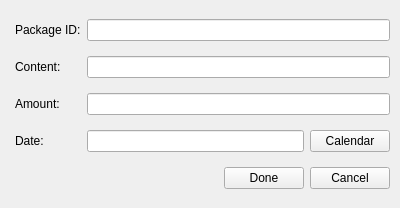
<?xml version="1.0" encoding="UTF-8"?>
<ui version="4.0">
 <class>MainWindow</class>
 <widget class="QMainWindow" name="MainWindow">
  <property name="geometry">
   <rect>
    <x>0</x>
    <y>0</y>
    <width>400</width>
    <height>208</height>
   </rect>
  </property>
  <property name="windowTitle">
   <string>MainWindow</string>
  </property>
  <widget class="QWidget" name="centralwidget">
   <property name="enabled">
    <bool>true</bool>
   </property>
   <layout class="QGridLayout" name="gridLayout">
    <property name="leftMargin">
     <number>15</number>
    </property>
    <property name="topMargin">
     <number>10</number>
    </property>
    <property name="rightMargin">
     <number>10</number>
    </property>
    <property name="bottomMargin">
     <number>10</number>
    </property>
    <item row="0" column="0">
     <widget class="QLabel" name="labelID">
      <property name="sizePolicy">
       <sizepolicy hsizetype="Fixed" vsizetype="Preferred">
        <horstretch>0</horstretch>
        <verstretch>0</verstretch>
       </sizepolicy>
      </property>
      <property name="text">
       <string>Package ID:</string>
      </property>
     </widget>
    </item>
    <item row="3" column="0">
     <widget class="QLabel" name="labelDate">
      <property name="text">
       <string>Date:</string>
      </property>
     </widget>
    </item>
    <item row="3" column="1" colspan="3">
     <widget class="QLineEdit" name="lineEditDate"/>
    </item>
    <item row="2" column="0">
     <widget class="QLabel" name="labelAmount">
      <property name="text">
       <string>Amount:</string>
      </property>
     </widget>
    </item>
    <item row="1" column="0">
     <widget class="QLabel" name="labelContent">
      <property name="text">
       <string>Content:</string>
      </property>
     </widget>
    </item>
    <item row="3" column="4">
     <widget class="QPushButton" name="buttonCalendar">
      <property name="sizePolicy">
       <sizepolicy hsizetype="Fixed" vsizetype="Fixed">
        <horstretch>0</horstretch>
        <verstretch>0</verstretch>
       </sizepolicy>
      </property>
      <property name="text">
       <string>Calendar</string>
      </property>
     </widget>
    </item>
    <item row="2" column="1" colspan="4">
     <widget class="QLineEdit" name="lineEditAmount"/>
    </item>
    <item row="1" column="1" colspan="4">
     <widget class="QLineEdit" name="lineEditContent"/>
    </item>
    <item row="0" column="1" colspan="4">
     <widget class="QLineEdit" name="lineEditID"/>
    </item>
    <item row="6" column="4">
     <widget class="QPushButton" name="buttonCancel">
      <property name="sizePolicy">
       <sizepolicy hsizetype="Fixed" vsizetype="Fixed">
        <horstretch>0</horstretch>
        <verstretch>0</verstretch>
       </sizepolicy>
      </property>
      <property name="text">
       <string>Cancel</string>
      </property>
     </widget>
    </item>
    <item row="6" column="3">
     <widget class="QPushButton" name="buttonDone">
      <property name="sizePolicy">
       <sizepolicy hsizetype="Fixed" vsizetype="Fixed">
        <horstretch>0</horstretch>
        <verstretch>0</verstretch>
       </sizepolicy>
      </property>
      <property name="text">
       <string>Done</string>
      </property>
     </widget>
    </item>
   </layout>
  </widget>
 </widget>
 <tabstops>
  <tabstop>lineEditID</tabstop>
  <tabstop>lineEditContent</tabstop>
  <tabstop>lineEditAmount</tabstop>
  <tabstop>lineEditDate</tabstop>
  <tabstop>buttonCalendar</tabstop>
  <tabstop>buttonDone</tabstop>
  <tabstop>buttonCancel</tabstop>
 </tabstops>
 <resources/>
 <connections/>
</ui>
